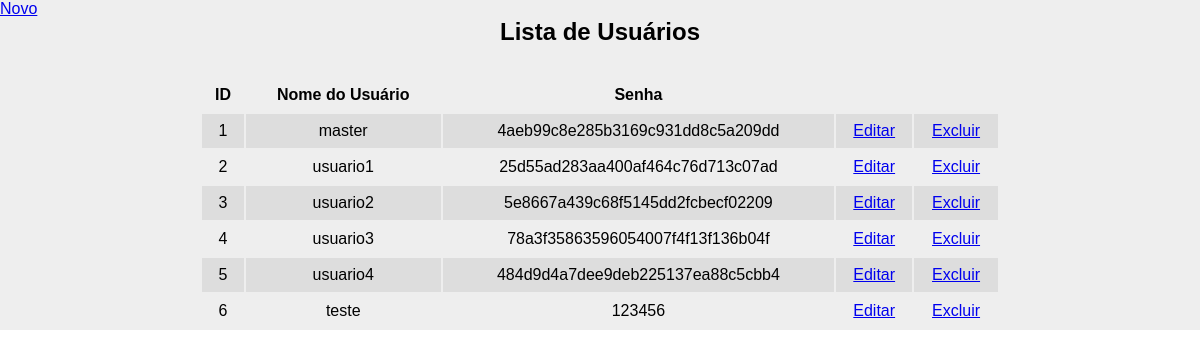
The app's page /lista_usuarios.php (signed in) with its own data.
### tables this page shows
CREATE TABLE usuarios (
    id INT(11) UNSIGNED NOT NULL AUTO_INCREMENT PRIMARY KEY,
    nome_usuario VARCHAR(100) NOT NULL UNIQUE,
    senha VARCHAR(32) NOT NULL
) DEFAULT CHARSET=utf8mb4 COLLATE=utf8mb4_unicode_ci;

### lista_usuarios.php (the view, shortened to what this page needs)
<!DOCTYPE html>
<html lang="pt-br">
<head>
    <link rel="stylesheet" href="src/styles/config.css">
</head>
<body>
    <main class="container">
        <a href="cadastro_usuario.php">Novo</a>
        <h1>Lista de Usuários</h1>
        <div class="container-table">
            <table>
                <thead>
                    <tr>
                        <th>ID</th>
                        <th>Nome do Usuário</th>
                        <th>Senha</th>
                        <th></th>
                        <th></th>
                    </tr>
                </thead>
                <tbody>
                    <?php
                        require('conexao.php');
                        $sql = "SELECT * FROM usuarios";
                        $statement = $conexaoComBanco -> query($sql);
                        $contador = 1;
                        if($statement -> rowCount() > 0) {
                            $lista = $statement -> fetchAll(PDO::FETCH_NUM);
                            foreach($lista as $usuario) {
                                $numeroPar = $contador %2;
                                if($numeroPar === 0) {
                                    echo "<tr>";
                                    echo "<td>$usuario[0]</td>";
                                    echo "<td>$usuario[1]</td>";
                                    echo "<td>$usuario[2]</td>";
                                    echo "<td><a href=edicao_usuario.php?id=$usuario[0]>Editar</a></td>";
                                    echo "<td><a href=excluir_usuario.php?id=$usuario[0]>Excluir</a></td>";
                                    echo "</tr>";
                                } else {
                                    echo "<tr class=cor-diferente>";
                                    echo "<td>$usuario[0]</td>";
                                    echo "<td>$usuario[1]</td>";
                                    echo "<td>$usuario[2]</td>";
                                    echo "<td><a href=edicao_usuario.php?id=$usuario[0]>Editar</a></td>";
                                    echo "<td><a href=excluir_usuario.php?id=$usuario[0]>Excluir</a></td>";
                                    echo "</tr>";
                                }
                                $contador++;
                            }
                        }
                    ?>
                </tbody>
            </table>
        </div>
    </main>
</body>
</html>

### src/styles/config.css (style rules this page uses)
.container { background: #eee; }
h1 { text-align: center; margin-bottom: 30px; font-size: 24px; }
.container-table { display: flex; justify-content: center; }
table { width: 800px; text-align: center; }
td, th { padding: 8px; font-size: 16px; }
.cor-diferente td { background-color: #ddd; }

### records on screen
usuarios: id "1", nome_usuario "master", senha "4aeb99c8e285b3169c931dd8c5a209dd"
usuarios: id "2", nome_usuario "usuario1", senha "25d55ad283aa400af464c76d713c07ad"
usuarios: id "3", nome_usuario "usuario2", senha "5e8667a439c68f5145dd2fcbecf02209"
usuarios: id "4", nome_usuario "usuario3", senha "78a3f35863596054007f4f13f136b04f"
usuarios: id "5", nome_usuario "usuario4", senha "484d9d4a7dee9deb225137ea88c5cbb4"
usuarios: id "6", nome_usuario "teste", senha "123456"
